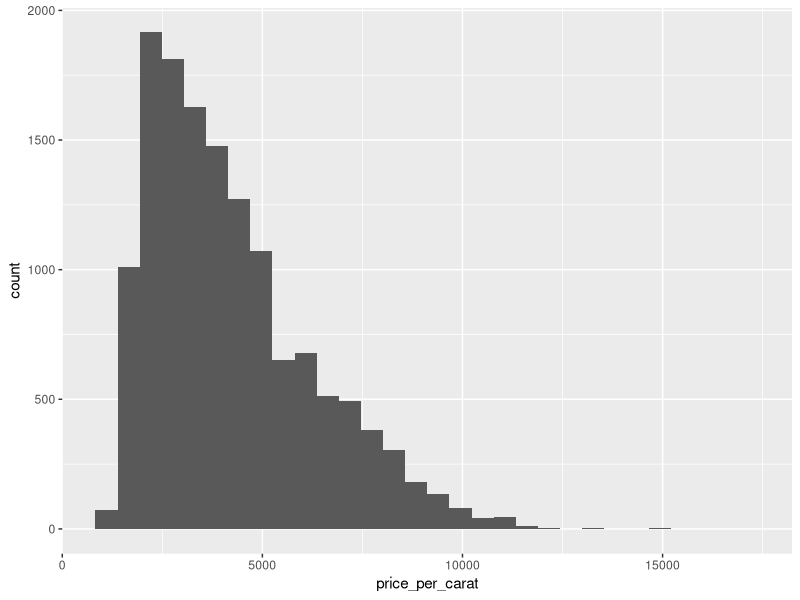

Here is the R script that generated this plot:
## ---- chunk 1
knitr::opts_chunk$set(echo = TRUE, message = FALSE, warning = FALSE)
library(tidyverse)
## ---- chunk 2
diamonds
## ---- chunk 3
filter(diamonds, price >= 10000)
## ---- chunk 4
filter(diamonds, price >= 10000 & clarity %in% c("VVS1", "IF"))
## ---- chunk 5
select(diamonds, carat, cut, color, clarity)
## ---- chunk 6
arrange(diamonds, carat)
arrange(diamonds, desc(carat))
## ---- chunk 7
mutate(diamonds, price_per_carat = price / carat)
## ---- chunk 8
diamonds %>%
  mutate(
    value = case_when(
      carat > 2 & price < 5000 ~ "good",
      carat > 1 & price < 2500 ~ "ok",
      TRUE ~ "bad"
    )
  )
## ---- chunk 9
summarise(diamonds, num_fancy_diamonds = sum(price / carat > 10000))
## ---- chunk 10
summarise(
  diamonds,
  num_fancy_diamonds = sum(price / carat > 10000),
  mean_diamond_price = mean(price)
)
## ---- chunk 11
diamonds %>%
  filter(cut == "Premium") %>%
  mutate(price_per_carat = price / carat) %>%
  arrange(desc(price_per_carat))
## ---- chunk 12
diamonds %>%
  filter(cut == "Premium") %>%
  mutate(price_per_carat = price / carat) %>%
  ggplot(aes(x = price_per_carat)) +
  geom_histogram()
## ---- chunk 13
diamonds %>%
  group_by(cut) %>%
  summarise(max_price = max(price))
## ---- chunk 14
diamonds %>%
  group_by(cut, clarity) %>%
  summarise(max_price = max(price)) %>%
  ungroup()
## ---- chunk 15
count(diamonds, cut)
## ---- chunk 16
max_prices <- diamonds %>%
  group_by(cut) %>%
  summarise(max_price = max(price))

max_prices
